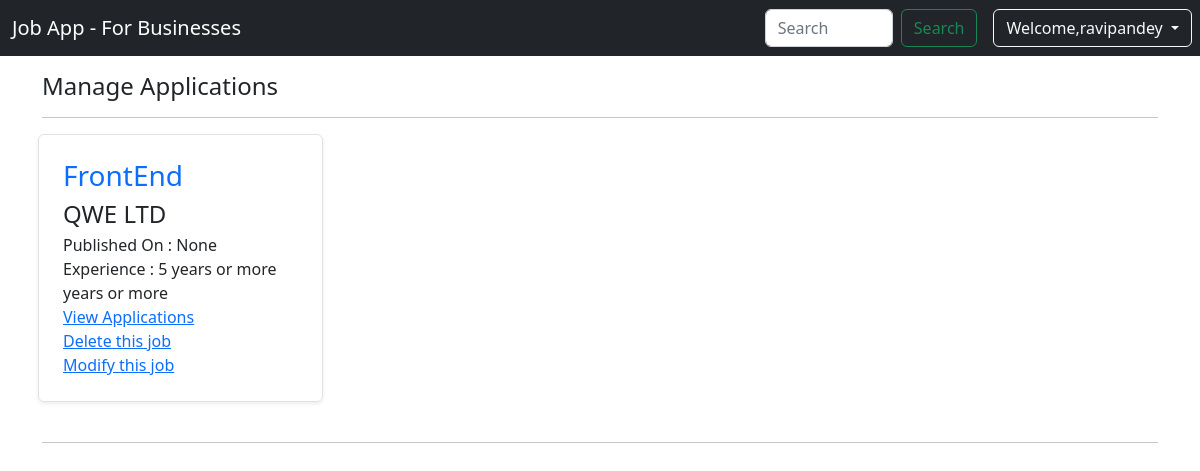
/hire/dashboard (signed in), run on the app's committed database.
### hire/models.py (models this page shows, shortened)
class jobPost(models.Model):
    job_id = models.AutoField(primary_key=True)
    job_title = models.CharField(max_length=50,default='0')
    company_name = models.CharField(max_length=50,default='0')
    branch = models.CharField(max_length=10,default=None)
    location = models.CharField(max_length=50,default='0')
    salary = models.CharField(max_length=50,default='0')
    experience = models.CharField(max_length=50,default='0')
    pub_date = models.DateTimeField(datetime.now(),null=True)
    job_description = models.CharField(max_length=50,default='00')

### hire/views.py (the view)
# urls.py: path('dashboard',views.dashboard,name='dashboard') ,
def dashboard(request):
    data = jobPost.objects.all()
    print(data)
    job = {'job' : data }
    return render(request,'hire/dashboard.html',job)

### hire/templates/hire/dashboard.html (shortened to what this page needs)
{%extends 'hire/basic.html'%}
{%block body%}
<div class="container mt-3">
    <h4>Manage Applications</h4>
    <hr>
    <div class="row my-2 ">
        {% for item in job %}
        <div class="col-md-3 mx-2">
            <div class="row no-gutters border rounded overflow-hidden flex-md-row mb-4 shadow-sm h-md-250 position-relative">
                <div class="col p-4 d-flex flex-column position-static">
                    <strong class="d-inline-block mb-2 text-primary">
                        <h3 class="mb-0"> {{item.job_title}}</h3>
                    </strong>
                    <h4 class="mb-0">{{item.company_name}}</h4>
                    <p class="card-text mb-auto">Published On : {{item.pub_date}}</p>
                    <p class="card-text mb-auto">Experience : {{item.experience}} years or more</p>
                    <a href="applications/{{item.job_id}}" class="stretched-link">View Applications</a>
                    <a href="applications/{{item.job_id}}" class="stretched-link">Delete this job</a>
                    <a href="applications/{{item.job_id}}" class="stretched-link">Modify this job</a>
                </div>
            </div>
        </div>
        {%endfor%}</div>
        <hr>
{%endblock%}

### hire/templates/hire/basic.html (shortened to what this page needs)
<!doctype html>
<html lang="en">
<head>
  <link href="https://cdn.jsdelivr.net/npm/bootstrap@5.2.2/dist/css/bootstrap.min.css" rel="stylesheet"
>
</head>
<body>
  <nav class="navbar navbar-expand-lg navbar-dark bg-dark">
    <div class="container-fluid">
      <a class="navbar-brand" href="/hire">Job App - For Businesses</a>
    </div>
    <form class="d-flex mx-2" role="search" action="search">
      <input class="form-control me-2" type="search" placeholder="Search" aria-label="Search" name="search">
      <button class="btn btn-outline-success" type="submit">Search</button>
    </form>
    {%if user.is_authenticated%}
    <div class="dropdown">
      <button class="btn btn-outline-light dropdown-toggle mx-2" type="button" data-bs-toggle="dropdown" aria-expanded="false">
        Welcome,{{user.username}}
      </button>
    </div>
    {%endif%}
  </nav>
  {% block body %} {% endblock %}
</body>
</html>

### data on the page
jobPost: job_title "FrontEnd", company_name "QWE LTD", pub_date "None", experience "5 years or more"

### other printed values
{{ user.username }} "ravipandey"
